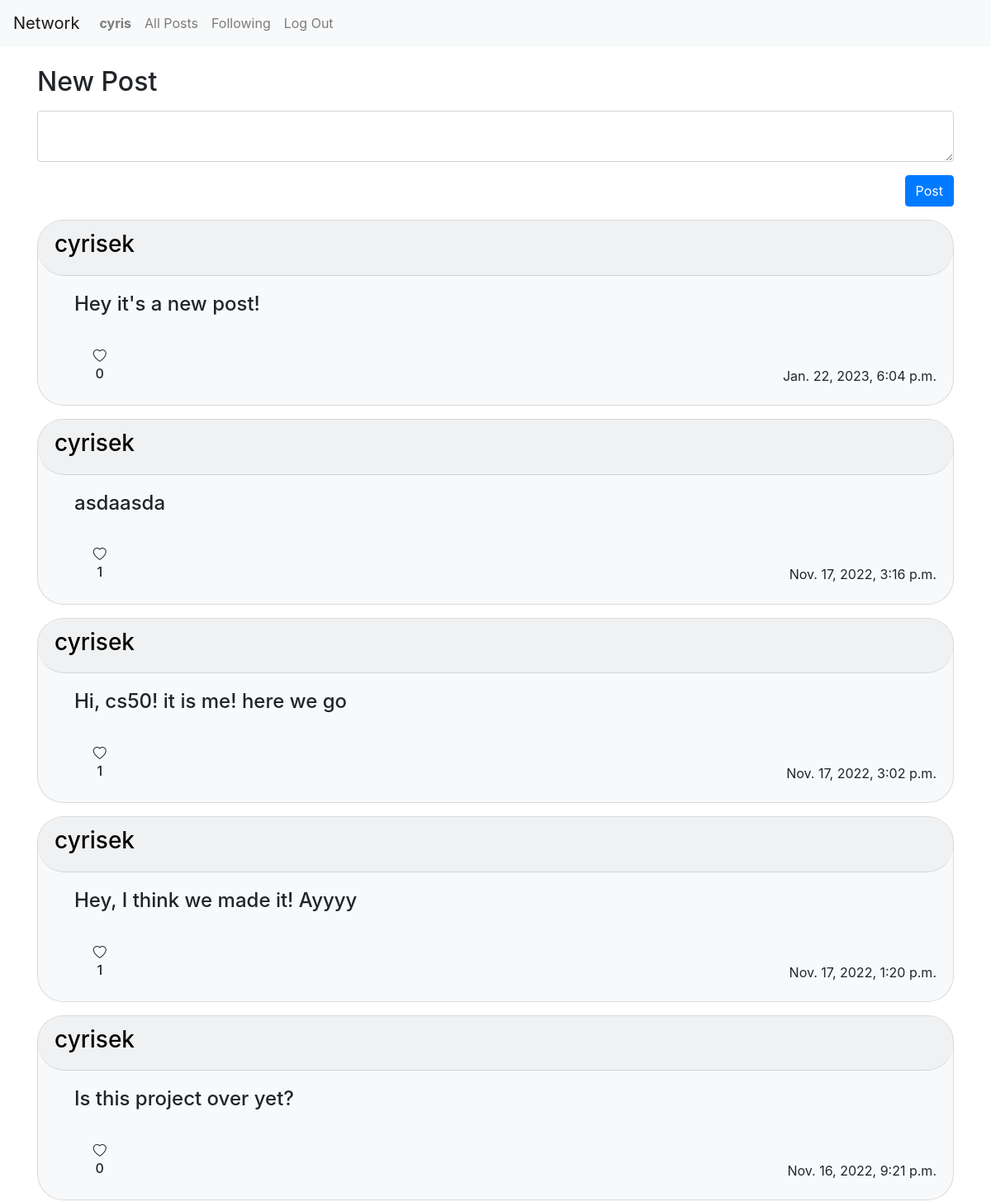
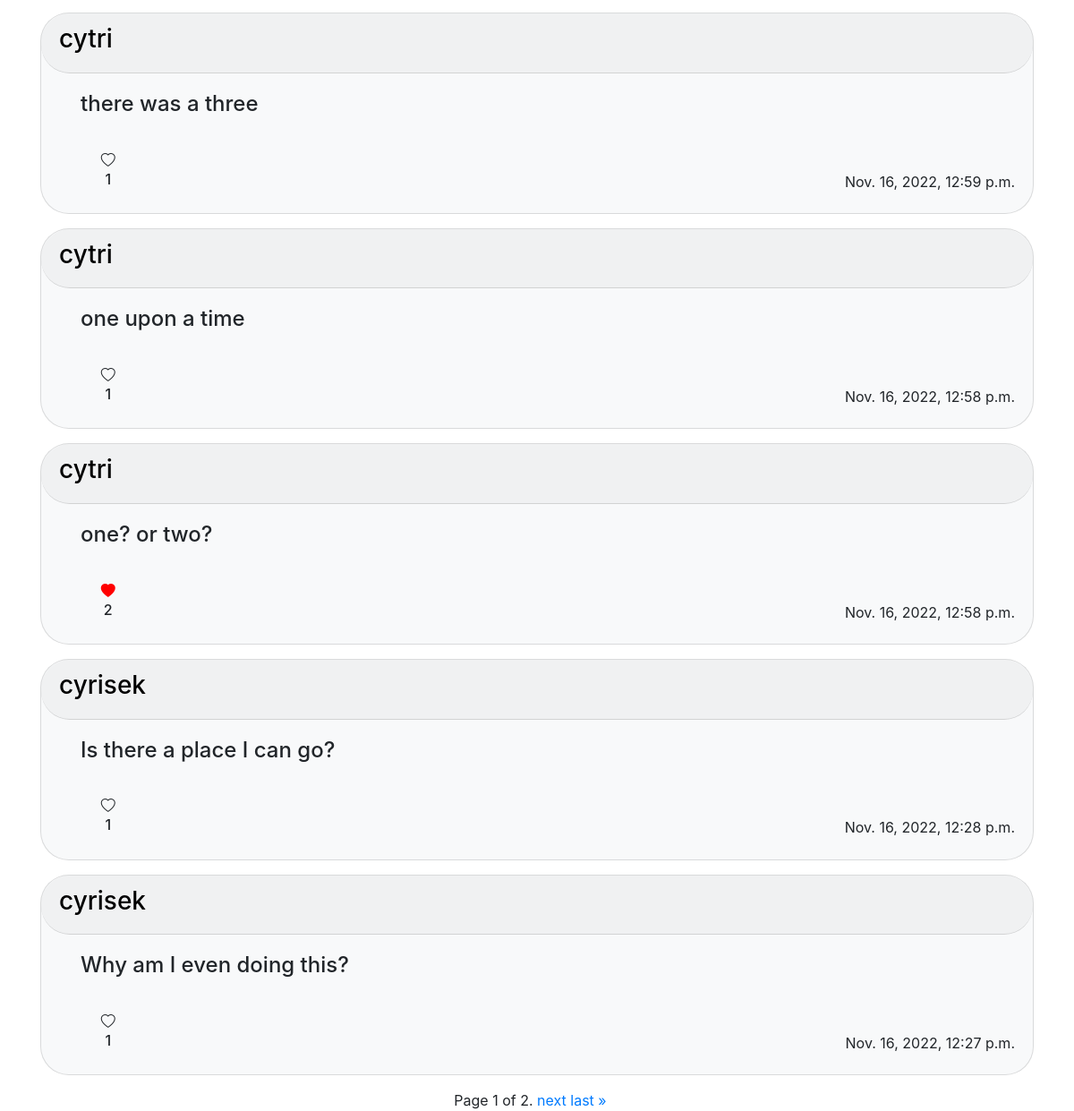
/ (signed in), run on the app's committed database (2 pictures, top to bottom).
### network/models.py (models this page shows, shortened)
class User(AbstractUser):
    pass

class Post(models.Model):
    user = models.ForeignKey(User, on_delete=models.CASCADE)
    body = models.TextField(blank=True)
    timestamp = models.DateTimeField(auto_now_add=True)
    likes = models.ManyToManyField(
        User, default=None, related_name="liked_posts")

### network/views.py (the view, shortened to what this page needs)
# urls.py: path("", views.index, name="index"),
def index(request):
    if request.user.is_authenticated:
        user = request.user
        posts = Post.objects.all().order_by('-timestamp')
        liked_posts = user.liked_posts.all()
        paginator = Paginator(posts, 10)
        page_number = request.GET.get('page')
        page_obj = paginator.get_page(page_number)
        return render(request, "network/index.html", {
            "page_obj": page_obj,
            "user": user,
            "liked_posts": liked_posts,
        })

### network/templates/network/index.html (shortened to what this page needs)
{% extends "network/layout.html" %}
{% block body %}
{% if user.is_authenticated %}
<div class="container m-10 mt-4">
    <form id="post" class="form-group">
        <label>
            <h2>New Post</h2>
        </label>
        <textarea id="post-body" class="form-control" plaholder="New Post"></textarea>
        <div class="d-flex justify-content-end mt-3">
            <input value="Post" type="submit" class="btn btn-primary" />
        </div>
    </form>
</div>
{% endif %}
<div id="view_post" class="container justify-content-center mt-3">
    {% for post in page_obj %}
    <div class="card bg-light mb-3 d-flex justify-content-center">
        <div class="card-header">
            <a style="color: black;" href="{% url 'profile' id=post.user %}">
                <h3 id="username">{{post.user}}</h3>
            </a>
        </div>
        <div class="card-body">
            <div id="textarea-{{post.id}}" class="row ml-4">
                <h4 id="body" class="card-title text-{{post.id}}">{{post.body}}</h4>
            </div>
            <div class="row d-flex justify-content-between">
                {% if request.user.is_authenticated %}
                <div id="button-{{post.id}}" class="col-1 ml-4 mt-4 text-center">
                    {% if post in liked_posts %}
                    <i class="bi bi-heart-fill" id="{{post.id}}"></i>
                    {% else %}
                    <i class="bi bi-heart" id="{{post.id}}"></i>
                    {% endif %}
                    <h6 id="likes-{{post.id}}">{{post.likes.count}}</h6>
                </div>
                {% endif %}
                <div class="col-7 d-flex justify-content-end mt-5">
                    <p class="card-text">{{post.timestamp}}</p>
                </div>
            </div>
        </div>
    </div>
    {% endfor %}
</div>
<div class="pagination container justify-content-center">
    <span class="step-links">
        <span class="current">
            Page {{ page_obj.number }} of {{ page_obj.paginator.num_pages }}.
        </span>
        {% if page_obj.has_next %}
        <a href="?page={{ page_obj.next_page_number }}">next</a>
        <a href="?page={{ page_obj.paginator.num_pages }}">last &raquo;</a>
        {% endif %}
    </span>
</div>
{% endblock %}

### network/templates/network/layout.html (shortened to what this page needs)
{% load static %}
<!DOCTYPE html>
<html lang="en">
<head>
    <link rel="stylesheet" href="https://stackpath.bootstrapcdn.com/bootstrap/4.4.1/css/bootstrap.min.css"
>
    <link href="{% static 'network/styles.css' %}" rel="stylesheet">
    <link rel="stylesheet" href="https://cdn.jsdelivr.net/npm/bootstrap-icons@1.9.1/font/bootstrap-icons.css"
>
    <link rel="stylesheet"
        href="https://cdn.jsdelivr.net/npm/@fortawesome/fontawesome-free@6.2.0/css/fontawesome.min.css"
>
</head>
<body>
    <nav class="navbar navbar-expand-lg navbar-light bg-light">
        <a class="navbar-brand" href="#">Network</a>
        <div>
            <ul class="navbar-nav mr-auto">
                {% if user.is_authenticated %}
                <li class="nav-item">
                    <a class="nav-link"
                        href="{% url 'profile' id=user.username %}"><strong>{{request.user.username}}</strong></a>
                </li>
                {% endif %}
                <li class="nav-item">
                    <a class="nav-link" id="inbox" href="{% url 'index' %}">All Posts</a>
                </li>
                {% if user.is_authenticated %}
                <li class="nav-item">
                    <a class="nav-link" id="following" href="{% url 'following' %}">Following</a>
                </li>
                <li class="nav-item">
                    <a class="nav-link" href="{% url 'logout' %}">Log Out</a>
                </li>
                {% endif %}
            </ul>
        </div>
    </nav>
    <div class="body">
        {% block body %}
        {% endblock %}
    </div>
</body>
</html>

### network/static/network/styles.css (style rules this page uses)
* { padding: 0px; margin: 0px; }
body { height: 100vh; }
.bi-heart-fill { color: red; }
.card { border-radius: 2rem; }
.card-header { border-radius: inherit !important; }

### data on the page
User: user.username "cyris"
Post: user "cyrisek", body "Hey it's a new post!", likes.count "0", timestamp "Jan. 22, 2023, 6:04 p.m."
Post: user "cyrisek", body "asdaasda", likes.count "1", timestamp "Nov. 17, 2022, 3:16 p.m."
Post: user "cyrisek", body "Hi, cs50! it is me! here we go", likes.count "1", timestamp "Nov. 17, 2022, 3:02 p.m."
Post: user "cyrisek", body "Hey, I think we made it! Ayyyy", likes.count "1", timestamp "Nov. 17, 2022, 1:20 p.m."
Post: user "cyrisek", body "Is this project over yet?", likes.count "0", timestamp "Nov. 16, 2022, 9:21 p.m."
Post: user "cytri", body "there was a three", likes.count "1", timestamp "Nov. 16, 2022, 12:59 p.m."
Post: user "cytri", body "one upon a time", likes.count "1", timestamp "Nov. 16, 2022, 12:58 p.m."
Post: user "cytri", body "one? or two?", likes.count "2", timestamp "Nov. 16, 2022, 12:58 p.m."
Post: user "cyrisek", body "Is there a place I can go?", likes.count "1", timestamp "Nov. 16, 2022, 12:28 p.m."
Post: user "cyrisek", body "Why am I even doing this?", likes.count "1", timestamp "Nov. 16, 2022, 12:27 p.m."

### other printed values
{{ page_obj.number }} "1"
{{ page_obj.paginator.num_pages }} "2"
